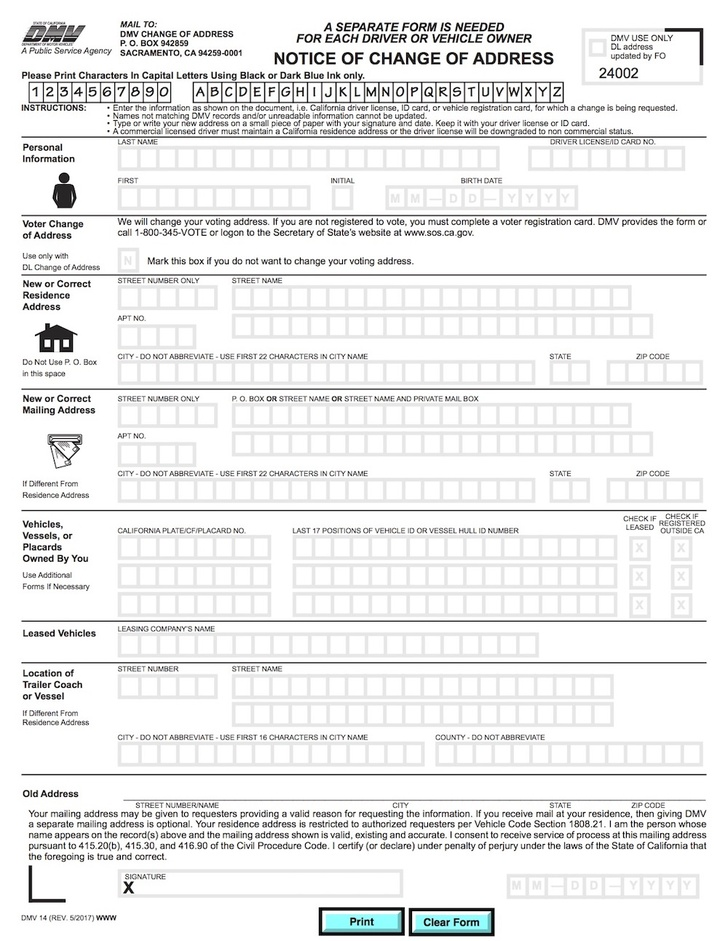
#> input picture alignment/form.jpg, 728 x 941 px, shrunk from 1000 x 1293 before the run; its folder holds 3 pictures in this run
$ jupyter execute --allow-errors alignment.ipynb
#> lines starting #> are read from the running program, lines starting #| are printed output that depends on the picture
### Overview of Probem (Alignment of Image)

The problem of image alighnment can solved in two ways: one through supervised way and another through unsupervised way.
- **Unsupervised** :
    - Detecting Line
        - We first find line segments in a binary image using the probabilistic Hough transform. Then calculate the angle between the line detected and X-axis which determine the angle of alignment. We rotate the image by the angle we obtained from prior process. It works for image which contains lines in image.
    - Detecting the block of text
        - For this we determine text skew angle and rotate the image by the computed angle. It works for image which contains texts in image.

2. **Supervised** : For this we need already aligned image i.e target image which we will extracting feature from two images and aligning based on those image. In a typical image alignment problem we have two images of a scene, and they are related by a motion model. We need to estimate the parameters of these motion models using different tricks and assumptions. Once these parameters are known, warping one image so that it aligns with the other is straight forward. It is usually not pragmatic since it requires target image.

### Unsupervised Approach

#### a. Detecting Lines

[cell 1]
from __future__ import print_function
import os
import glob
import cv2
import numpy as np
import matplotlib.pyplot as plt
import math
from scipy import ndimage,stats

[cell 2]
# [5 lines left out: function mode, not called in this run]

[cell 3]
# [5 lines left out: function get_images_list_path, not called in this run]

def get_image_file_names(path='./images'):
    return os.listdir(path)

[cell 4]
# [15 lines left out: functions show_img, concat_image, not called in this run]

[cell 5]
# [33 lines left out: functions calculate_angle, rotate_img, not called in this run]

[cell 6]
# [4 lines left out: function create_dir, not called in this run]

def get_name_only(file_name):
    return file_name.split('.')[0]

[cell 7]
# [9 lines left out: function align_image, not called in this run]

#### b. Detecting the block of text

Here we align the images by detecting the block of text, finding the screwness of text and rotating the image

[cell 8]
def align_img_by_text(img_path):
    image = cv2.imread(img_path)
    # convert the image to grayscale and flip the foreground
    # and background to ensure foreground is now "white" and
    # the background is "black"
    gray = cv2.cvtColor(image, cv2.COLOR_BGR2GRAY)
    gray = cv2.bitwise_not(gray)

    # threshold the image, setting all foreground pixels to
    # 255 and all background pixels to 0
    thresh = cv2.threshold(gray, 0, 255,cv2.THRESH_BINARY | cv2.THRESH_OTSU)[1]
    # grab the (x, y) coordinates of all pixel values that
    # are greater than zero, then use these coordinates to
    # compute a rotated bounding box that contains all
    # coordinates
    coords = np.column_stack(np.where(thresh > 0))
    angle = cv2.minAreaRect(coords)[-1]

    # the `cv2.minAreaRect` function returns values in the
    # range [-90, 0); as the rectangle rotates clockwise the
    # returned angle trends to 0 -- in this special case we
    # need to add 90 degrees to the angle
    if angle < -45:
        angle = -(90 + angle)

    # otherwise, just take the inverse of the angle to make positive
    else:
        angle = -angle

    print("[INFO] angle: {:.3f}".format(angle))

    # rotate the image to deskew it
    (h, w) = image.shape[:2]
    center = (w // 2, h // 2)
    M = cv2.getRotationMatrix2D(center, angle, 1.0)
    rotated = cv2.warpAffine(image, M, (w, h),flags=cv2.INTER_CUBIC, borderMode=cv2.BORDER_REPLICATE)

    return rotated

[cell 9]
img_path = "./images/7.jpg"
img_raw  = cv2.imread(img_path)
#> (the rest of this cell did not finish here and is left out)

[cell 10]
# [8 lines left out: function align_image_save, not called in this run]

[cell 11]
# [7 lines left out: function process_images, not called in this run]

#### Aligning image using first approach i.e detecting lines

#> (a cell that did not finish here is left out)


#### Aligning image using second approach i.e detecting text skewness

#> (a cell that did not finish here is left out)


### Supervised Approach

[cell 14]
MAX_MATCHES = 500
GOOD_MATCH_PERCENT = 0.15

[cell 15]
# [11 lines left out: function rotate_image, not called in this run]

[cell 16]
def alignImages(im1, im2):

    # Convert images to grayscale
    im1Gray = cv2.cvtColor(im1, cv2.COLOR_BGR2GRAY)
    im2Gray = cv2.cvtColor(im2, cv2.COLOR_BGR2GRAY)

    # Detect ORB features and compute descriptors.
    orb = cv2.ORB_create(MAX_MATCHES)
    keypoints1, descriptors1 = orb.detectAndCompute(im1Gray, None)
    keypoints2, descriptors2 = orb.detectAndCompute(im2Gray, None)

    # Match features.
    matcher = cv2.DescriptorMatcher_create(cv2.DESCRIPTOR_MATCHER_BRUTEFORCE_HAMMING)
    matches = matcher.match(descriptors1, descriptors2, None)# Sort matches by score
    matches.sort(key=lambda x: x.distance, reverse=False)

    # Remove not so good matches
    numGoodMatches = int(len(matches) * GOOD_MATCH_PERCENT)
    matches = matches[:numGoodMatches]
    # Draw top matches
    imMatches = cv2.drawMatches(im1, keypoints1, im2, keypoints2, matches, None)
    cv2.imwrite("matches.jpg", imMatches)

    # Extract location of good matches
    points1 = np.zeros((len(matches), 2), dtype=np.float32)
    points2 = np.zeros((len(matches), 2), dtype=np.float32)
    for i, match in enumerate(matches):
        points1[i, :] = keypoints1[match.queryIdx].pt
        points2[i, :] = keypoints2[match.trainIdx].pt

    # Find homography, matrix to warp the image using points between two image
    h, mask = cv2.findHomography(points1, points2, cv2.RANSAC)
    # Use homography
    height, width, channels = im2.shape
    # warp the image using homographic matrix h
    im1Reg = cv2.warpPerspective(im1, h, (width, height))

    return im1Reg, h

[cell 17]
def compute_alignment(ref_image,source_image,outFilename="result3.jpg"):
    # ref image
#> called with ref_image = 'form.jpg', source_image = 'scanned-form.jpg', outFilename = 'result3.jpg'
    imReference = cv2.imread(ref_image, cv2.IMREAD_COLOR)
#> imReference is the input picture: shape (941, 728, 3); mean B, G, R 237.2, 237.3, 237
    # source image
    im = cv2.imread(source_image, cv2.IMREAD_COLOR)
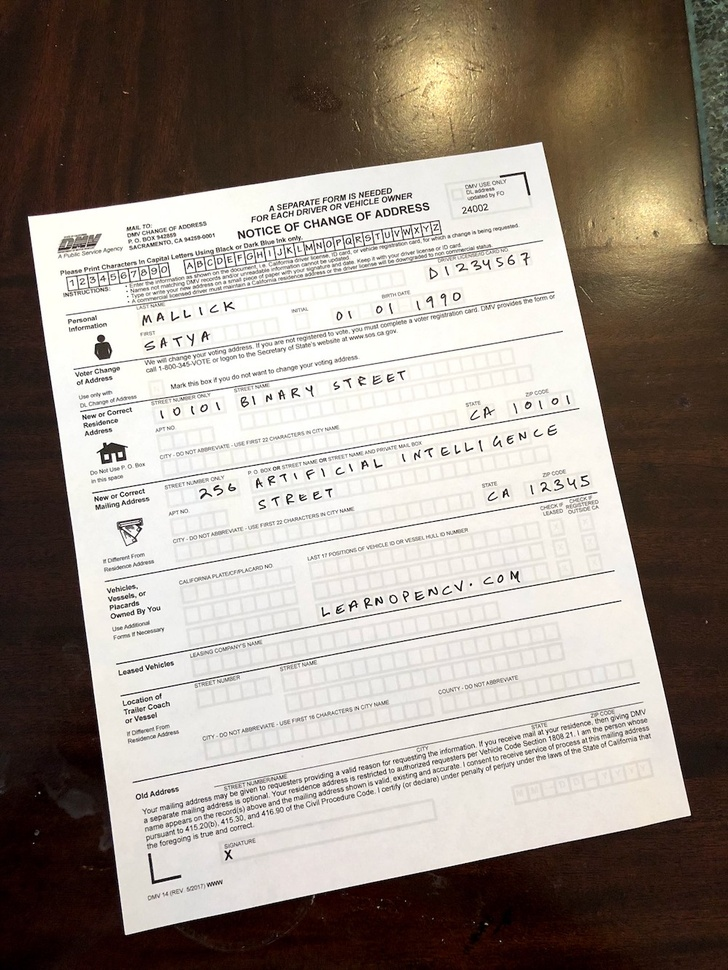
#> input picture alignment/scanned-form.jpg, 728 x 970 px, shrunk from 1000 x 1333 before the run
#> im is the input picture: shape (970, 728, 3); mean B, G, R 135.9, 144.8, 154.5
    imReg, h = alignImages(im, imReference)
#> in alignImages, `im1Gray = cv2.cvtColor(im1, cv2.COLOR_BGR2GRAY)`:
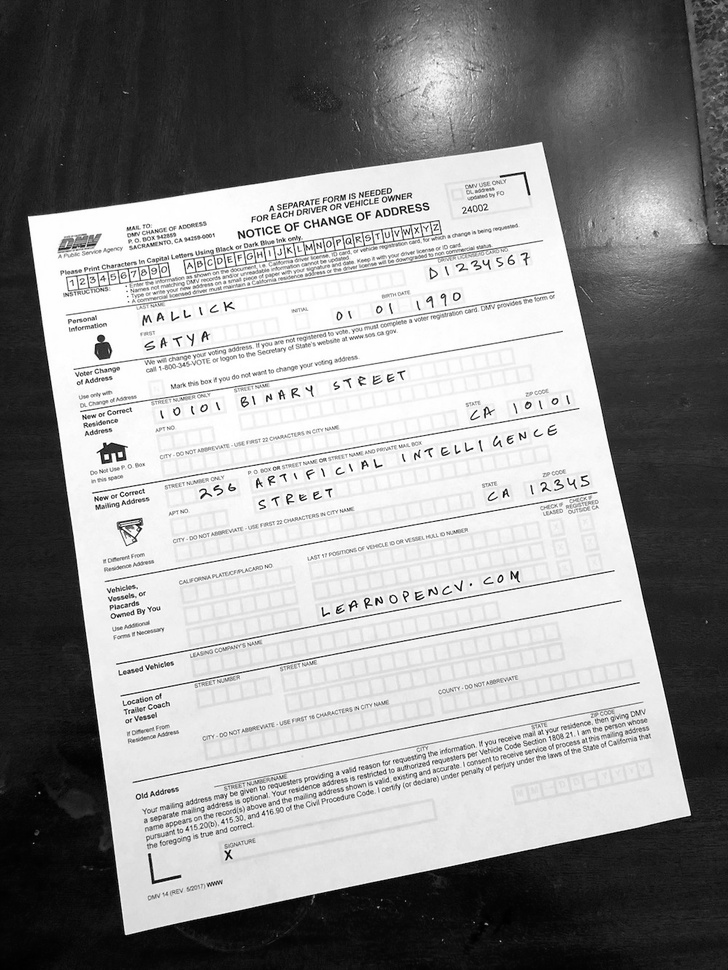
#> im1Gray: shape (970, 728); min 0, max 255, mean 146.7
#> in alignImages, `keypoints1, descriptors1 = orb.detectAndCompute(im1Gray, None)`: keypoints1 = 500 keypoints; strongest (x, y, size): (429, 590, 31), (582, 477, 31), (353, 601, 31), (285, 226, 31)
#> in alignImages, `keypoints2, descriptors2 = orb.detectAndCompute(im2Gray, None)`: keypoints2 = 500 keypoints; strongest (x, y, size): (360, 58, 31), (356, 53, 31), (292, 56, 37.2), (378, 61, 31)
#> in alignImages, `matches = matcher.match(descriptors1, descriptors2, None)# Sort matche..`: matches = 500 matches

    cv2.imwrite(outFilename, imReg)

    return imReg
